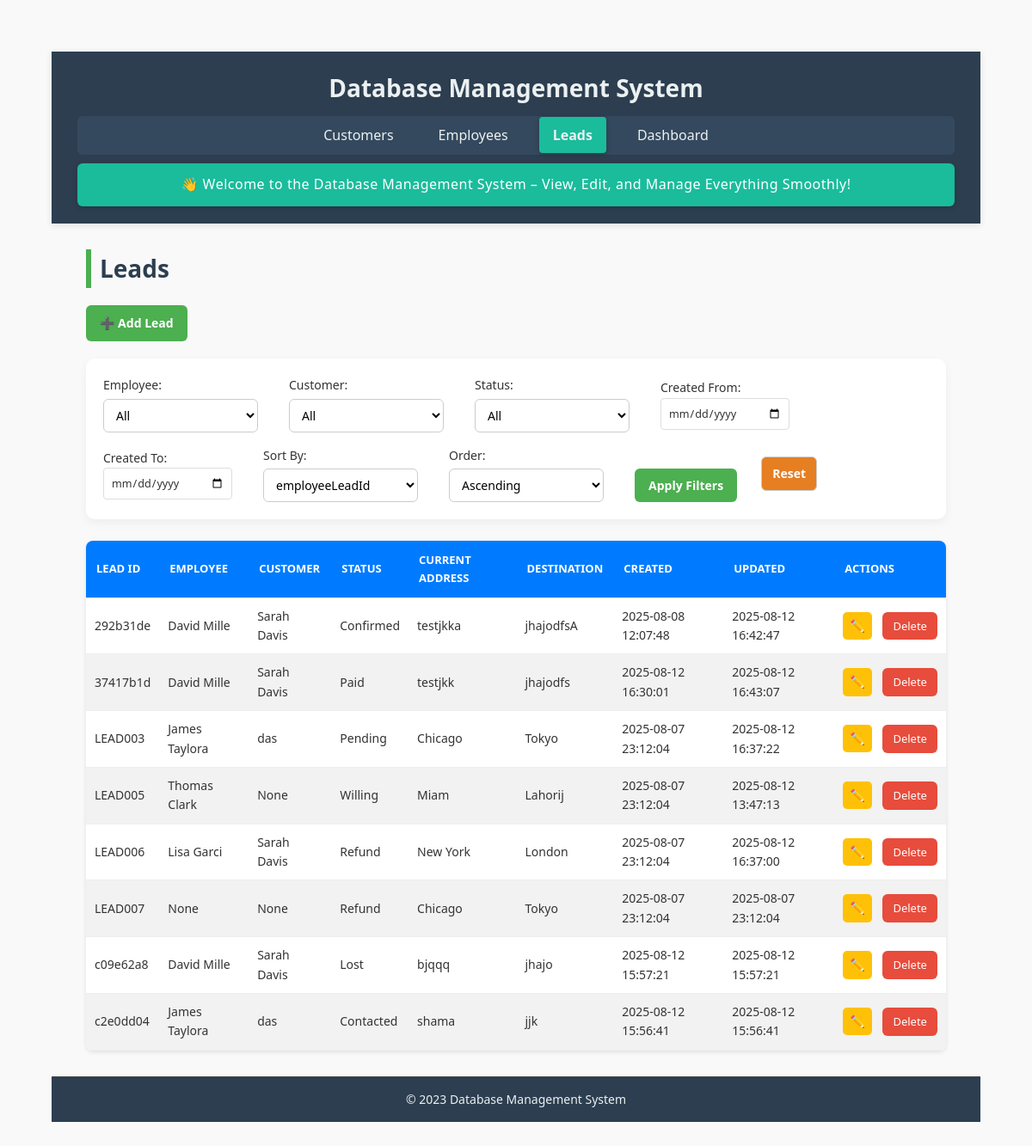
Before: /leads with the older database file.
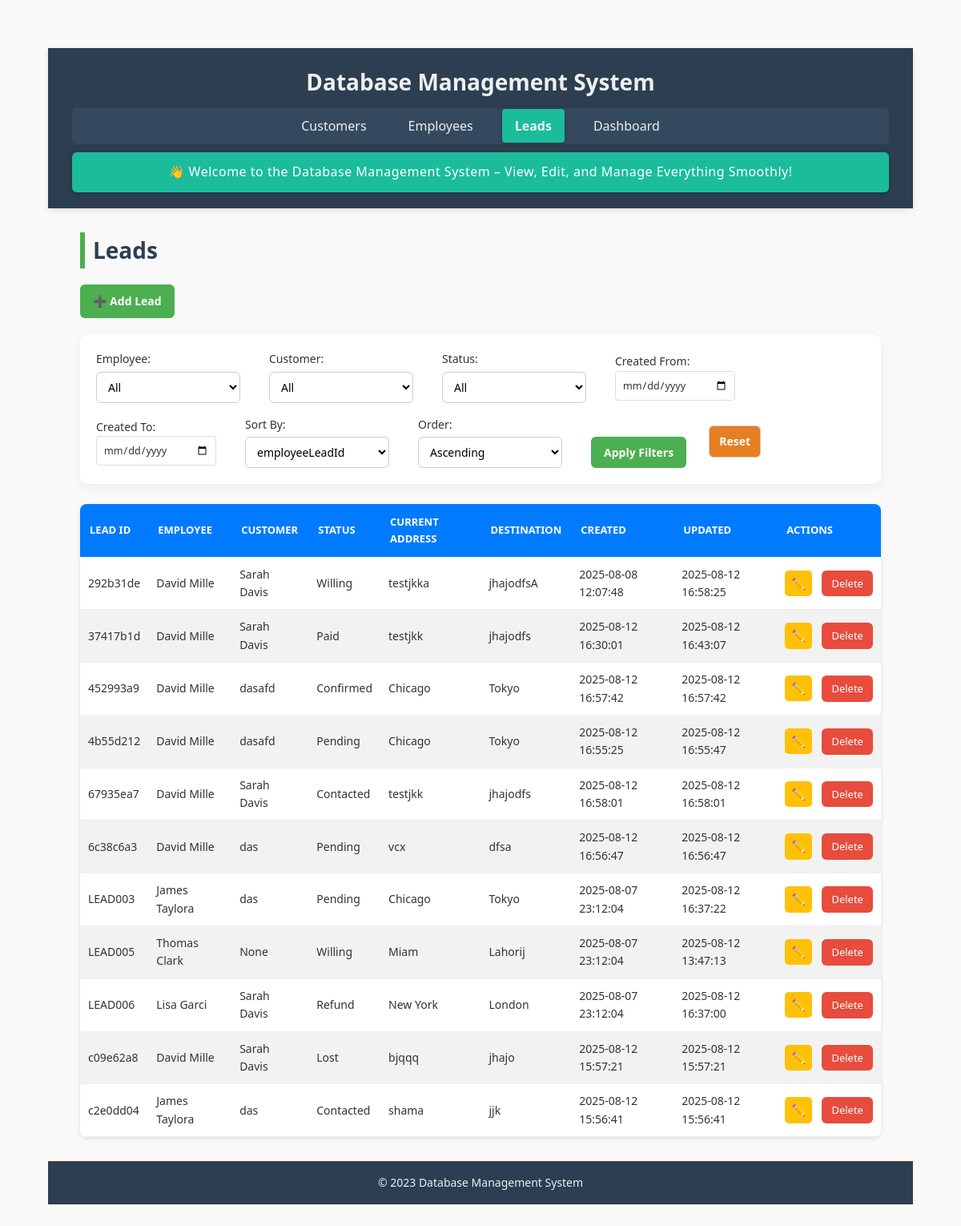
After: the same page with the newer database file.
### tables this page shows
CREATE TABLE leads (
    employeeLeadId TEXT PRIMARY KEY,
    employeeId TEXT NOT NULL,
    employeeName TEXT NOT NULL,
    employeeContactNo TEXT NOT NULL,
    customerName TEXT NOT NULL,
    customerId TEXT NOT NULL,
    customerContactNo TEXT NOT NULL,
    currentAddress TEXT NOT NULL,
    desiredDestination TEXT NOT NULL,
    status TEXT NOT NULL CHECK (status IN ('Pending', 'Contacted', 'Lost', 'Willing', 'Paid', 'Refund', 'Confirmed')),
    source TEXT NOT NULL CHECK (source IN ('Facebook', 'WhatsApp', 'Reference', 'TikTok', 'Other')),
    createdAt TEXT DEFAULT CURRENT_TIMESTAMP,
    updatedAt TEXT DEFAULT CURRENT_TIMESTAMP, amountClosed REAL DEFAULT 0,
    FOREIGN KEY (employeeId) REFERENCES employees(empId),
    FOREIGN KEY (customerId) REFERENCES customers(customerId)
);

CREATE TABLE employees (
    empId TEXT PRIMARY KEY,
    empName TEXT NOT NULL,
    phoneNo TEXT,
    targetAmount REAL NOT NULL CHECK (targetAmount >= 0),
    achievedAmount REAL NOT NULL CHECK (achievedAmount >= 0),
    createdAt TEXT DEFAULT CURRENT_TIMESTAMP,
    updatedAt TEXT DEFAULT CURRENT_TIMESTAMP
);

CREATE TABLE customers (
    customerId TEXT PRIMARY KEY,
    customerName TEXT NOT NULL,
    phone TEXT NOT NULL,
    source TEXT NOT NULL,
    currentLocation TEXT NOT NULL,
    desiredDestination TEXT NOT NULL,
    dateOfArrival TEXT,
    createdAt TEXT DEFAULT CURRENT_TIMESTAMP,
    updatedAt TEXT DEFAULT CURRENT_TIMESTAMP
, status TEXT);

### app.py (the view)
@app.route('/leads', methods=['GET'])
def leads():
    filters = {
        "employeeId": request.args.get('employeeId', ''),
        "customerId": request.args.get('customerId', ''),
        "status": request.args.get('status', ''),
        "start_date": request.args.get('start_date', ''),
        "end_date": request.args.get('end_date', '')
    }
    sort_by = request.args.get('sort_by', 'employeeLeadId')
    sort_order = request.args.get('sort_order', 'asc')
    leads = get_filtered_sorted_leads(
        filters["employeeId"],
        filters["customerId"],
        filters["status"],
        filters["start_date"],
        filters["end_date"],
        sort_by,
        sort_order
    )
    employees = get_all_employees()
    customers = get_all_customers()
    return render_template("leads.html",
                         leads=leads,
                         filters=filters,
                         sort_by=sort_by,
                         sort_order=sort_order,
                         filter_options={
                             "employees": employees,
                             "customers": customers
                         })

### app.py (called while the page is built)
def get_db_connection():
    conn = sqlite3.connect(DATABASE, timeout=10)
    conn.row_factory = sqlite3.Row
    conn.execute("PRAGMA journal_mode=WAL")
    return conn

def get_all_employees():
    with closing(get_db_connection()) as conn:
        with closing(conn.cursor()) as cursor:
            cursor.execute("SELECT empId, empName FROM employees")
            return cursor.fetchall()

def get_all_customers():
    with closing(get_db_connection()) as conn:
        with closing(conn.cursor()) as cursor:
            cursor.execute("SELECT customerId, customerName FROM customers")
            return cursor.fetchall()

### templates/leads.html (shortened to what this page needs)
{% extends "base.html" %}
{% block content %}
<h2>Leads</h2>
<div class="button-group">
    <a href="{{ url_for('add_lead') }}" class="btn">➕ Add Lead</a>
</div>
<form method="GET" action="{{ url_for('leads') }}" class="filter-form">
    <label>Employee:
        <select name="employeeId">
            <option value="">All</option>
        </select>
    </label>
    <label>Customer:
        <select name="customerId">
            <option value="">All</option>
        </select>
    </label>
    <label>Status:
        <select name="status">
            <option value="">All</option>
        </select>
    </label>
    <label>Created From:
        <input type="date" name="start_date" value="{{ filters.start_date }}">
    </label>
    <label>Created To:
        <input type="date" name="end_date" value="{{ filters.end_date }}">
    </label>
    <label>Sort By:
        <select name="sort_by">
            {% for col in ['employeeLeadId', 'employeeId', 'empName', 'customerId', 'customerName', 'status', 'currentAddress', 'desiredDestination', 'createdAt', 'updatedAt'] %}
            <option value="{{ col }}" {% if sort_by == col %}selected{% endif %}>{{ col }}</option>
            {% endfor %}
        </select>
    </label>
    <label>Order:
        <select name="sort_order">
            <option value="asc" {% if sort_order == 'asc' %}selected{% endif %}>Ascending</option>
        </select>
    </label>
    <button type="submit" class="btn">Apply Filters</button>
    <a href="{{ url_for('leads') }}" class="btn danger">Reset</a>
</form>
<table>
    <thead>
        <tr>
            <th>Lead ID</th>
            <th>Employee</th>
            <th>Customer</th>
            <th>Status</th>
            <th>Current Address</th>
            <th>Destination</th>
            <th>Created</th>
            <th>Updated</th>
            <th>Actions</th>
        </tr>
    </thead>
    <tbody>
        {% for lead in leads %}
        <tr>
            <td>{{ lead.employeeLeadId }}</td>
            <td>{{ lead.emp_name }}</td>
            <td>{{ lead.cust_name }}</td>
            <td>{{ lead.status }}</td>
            <td>{{ lead.currentAddress }}</td>
            <td>{{ lead.desiredDestination }}</td>
            <td>{{ lead.createdAt }}</td>
            <td>{{ lead.updatedAt }}</td>
            <td>
                <a href="{{ url_for('edit_lead', lead_id=lead.employeeLeadId) }}" class="btn small">✏️</a>
                <a href="{{ url_for('delete_lead', lead_id=lead.employeeLeadId) }}" class="btn-delete"
                   onclick="return confirm('Are you sure you want to delete this lead?');">Delete</a>
            </td>
        </tr>
        {% endfor %}
    </tbody>
</table>
{% endblock %}

### templates/base.html (shortened to what this page needs)
<!DOCTYPE html>
<html lang="en">
<head>
    <link rel="stylesheet" href="{{ url_for('static', filename='style.css') }}">
    <link rel="stylesheet" href="{{ url_for('static', filename='customers.css') }}">
    <link rel="stylesheet" href="{{ url_for('static', filename='employees.css') }}">
    <link rel="stylesheet" href="{{ url_for('static', filename='dashboard.css') }}">
</head>
<body>
    <header class="header">
        <h1>Database Management System</h1>
        <nav class="navbar">
            <ul>
                <li>
                    <a href="{{ url_for('customers') }}"
                        class="{% if request.endpoint == 'customers' %}active{% endif %}">
                        Customers
                    </a>
                </li>
                <li>
                    <a href="{{ url_for('employees') }}"
                        class="{% if request.endpoint == 'employees' %}active{% endif %}">
                        Employees
                    </a>
                </li>
                <li>
                    <a href="{{ url_for('leads') }}" class="{% if request.endpoint == 'leads' %}active{% endif %}">
                        Leads
                    </a>
                </li>
                <li>
                    <a href="{{ url_for('dashboard') }}"
                        class="{% if request.endpoint == 'dashboard' %}active{% endif %}">
                        Dashboard
                    </a>
                </li>
            </ul>
        </nav>
        <section class="welcome-banner">
            <p>👋 Welcome to the Database Management System – View, Edit, and Manage Everything Smoothly!</p>
        </section>
    </header>
    <main class="main-content">
        {% block content %}{% endblock %}
    </main>
    <footer class="footer">
        <p>&copy; 2023 Database Management System</p>
    </footer>
</body>
</html>

### static/style.css (style rules this page uses)
* { margin: 0; padding: 0; box-sizing: border-box; }
body { font-family: 'Segoe UI', Tahoma, Geneva, Verdana, sans-serif; line-height: 1.6; background-color: #f8f9fa; color: #333; min-height: 100vh; display: flex; flex-direction: column; }
header { background-color: #2c3e50; color: #ecf0f1; padding: 20px 30px; text-align: center; box-shadow: 0 2px 8px rgba(0, 0, 0, 0.1); }
header h1 { font-size: 28px; margin-bottom: 10px; }
nav ul { list-style: none; display: flex; justify-content: center; gap: 20px; padding: 10px 0; background-color: #34495e; border-radius: 6px; margin-top: 10px; }
nav ul li a { text-decoration: none; color: #ecf0f1; padding: 10px 16px; border-radius: 4px; transition: background-color 0.3s ease; }
nav ul li a.active { background-color: #1abc9c; font-weight: bold; box-shadow: 0 2px 6px rgba(0, 0, 0, 0.2); }
main { flex: 1; padding: 30px 40px; }
footer { background-color: #2c3e50; color: #ecf0f1; text-align: center; padding: 15px 0; font-size: 14px; border-top: 1px solid #444; }
.welcome-banner { background-color: #1abc9c; color: #fff; padding: 12px 20px; text-align: center; font-size: 16px; margin-top: 10px; border-radius: 6px; box-shadow: 0 2px 6px rgba(0, 0, 0, 0.15); }
.welcome-banner p { margin: 0; font-weight: 500; letter-spacing: 0.5px; }
.filter-form input[type="date"] { padding: 8px; border: 1px solid #ddd; border-radius: 4px; font-size: 0.9em; min-width: 150px; }

### static/customers.css (style rules this page uses)
* { box-sizing: border-box; margin: 0; padding: 0; font-family: 'Segoe UI', Tahoma, Geneva, Verdana, sans-serif; }
body { background: #f6f9fc; color: #333; padding: 40px; }
h2 { margin-bottom: 25px; font-size: 28px; color: #222; border-left: 6px solid #4CAF50; padding-left: 10px; }
.button-group { margin-bottom: 20px; }
.btn { display: inline-block; background-color: #4CAF50; color: white; padding: 10px 16px; text-decoration: none; border-radius: 6px; margin-right: 12px; font-size: 14px; font-weight: 600; transition: background-color 0.3s, transform 0.2s; border: none; cursor: pointer; }
.btn.small { padding: 6px 10px; font-size: 13px; background-color: #3498db; }
.btn-delete { display: inline-block; background-color: #e74c3c; color: white; padding: 6px 12px; text-decoration: none; border-radius: 6px; font-size: 13px; margin-left: 5px; transition: background-color 0.3s, transform 0.2s; }
.btn.danger { background-color: #e67e22; }
.filter-form { background-color: #ffffff; padding: 20px; margin-bottom: 25px; border-radius: 10px; box-shadow: 0 4px 12px rgba(0,0,0,0.05); display: flex; flex-wrap: wrap; gap: 16px; }
.filter-form label { display: flex; flex-direction: column; font-size: 14px; font-weight: 500; color: #333; margin-right: 20px; }
.filter-form select { padding: 8px 10px; font-size: 14px; margin-top: 4px; border: 1px solid #ccc; border-radius: 6px; background-color: #fff; width: 180px; }
.filter-form button { align-self: flex-end; }
table { width: 100%; border-collapse: collapse; background: #fff; box-shadow: 0 4px 10px rgba(0,0,0,0.05); border-radius: 10px; overflow: hidden; }
thead { background-color: #4CAF50; color: white; }
th, td { padding: 12px 15px; text-align: left; font-size: 14px; border-bottom: 1px solid #eee; }
th { font-weight: 600; text-transform: uppercase; font-size: 13px; }
td:last-child { white-space: nowrap; }

Changed rows visible on the page:
removed leads: employeeLeadId "LEAD007", emp_name "None", cust_name "None", status "Refund", currentAddress "Chicago", desiredDestination "Tokyo", createdAt "2025-08-07 23:12:04", updatedAt "2025-08-07 23:12:04"
changed leads "292b31de": status "Confirmed" → "Willing"; updatedAt "2025-08-12 16:42:47" → "2025-08-12 16:58:25"
added leads: employeeLeadId "452993a9", emp_name "David Mille", cust_name "dasafd", status "Confirmed", currentAddress "Chicago", desiredDestination "Tokyo", createdAt "2025-08-12 16:57:42", updatedAt "2025-08-12 16:57:42"
added leads: employeeLeadId "4b55d212", emp_name "David Mille", cust_name "dasafd", status "Pending", currentAddress "Chicago", desiredDestination "Tokyo", createdAt "2025-08-12 16:55:25", updatedAt "2025-08-12 16:55:47"
added leads: employeeLeadId "67935ea7", emp_name "David Mille", cust_name "Sarah Davis", status "Contacted", currentAddress "testjkk", desiredDestination "jhajodfs", createdAt "2025-08-12 16:58:01", updatedAt "2025-08-12 16:58:01"
added leads: employeeLeadId "6c38c6a3", emp_name "David Mille", cust_name "das", status "Pending", currentAddress "vcx", desiredDestination "dfsa", createdAt "2025-08-12 16:56:47", updatedAt "2025-08-12 16:56:47"
